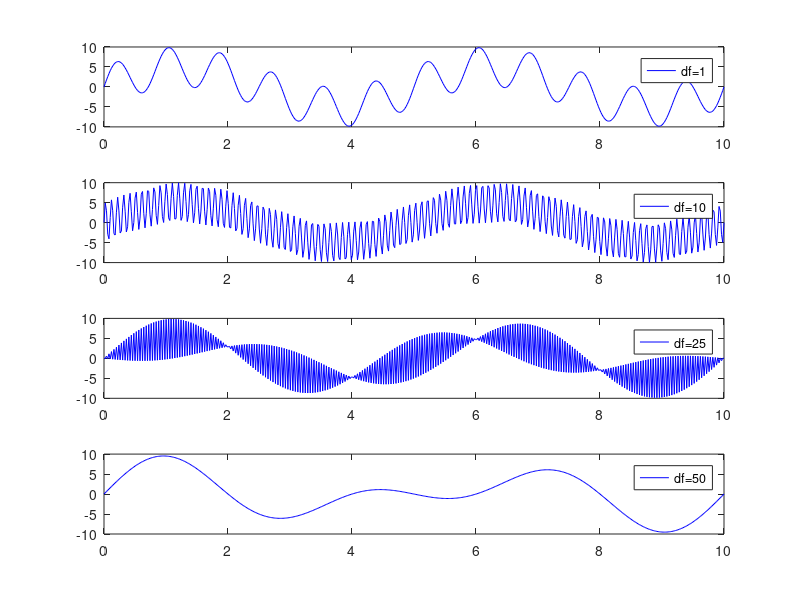

MATLAB code to generate this figure:
clear all;
close all;


% axe des temps
t = linspace(0, 10, 500);

a = 5; % amplitude
f = 100;

% signal 1;
s1 = a*sin(2*pi*f*t);

subplot(4,1,1);
i = 1;
s2 = a*sin(2*pi*(f+i)*t);
plot(t, s1+s2, ["b;df=" num2str(i) ";"]);

subplot(4,1,2);
i = 10;
s2 = a*sin(2*pi*(f+i)*t);
plot(t, s1+s2, ["b;df=" num2str(i) ";"]);

subplot(4,1,3);
i = 25;
s2 = a*sin(2*pi*(f+i)*t);
plot(t, s1+s2, ["b;df=" num2str(i) ";"]);

subplot(4,1,4);
i = 50;
s2 = a*sin(2*pi*(f+i)*t);
xlabel("Temps");
plot(t, s1+s2, ["b;df=" num2str(i) ";"]);

print("battement.png", "-dPNG");
